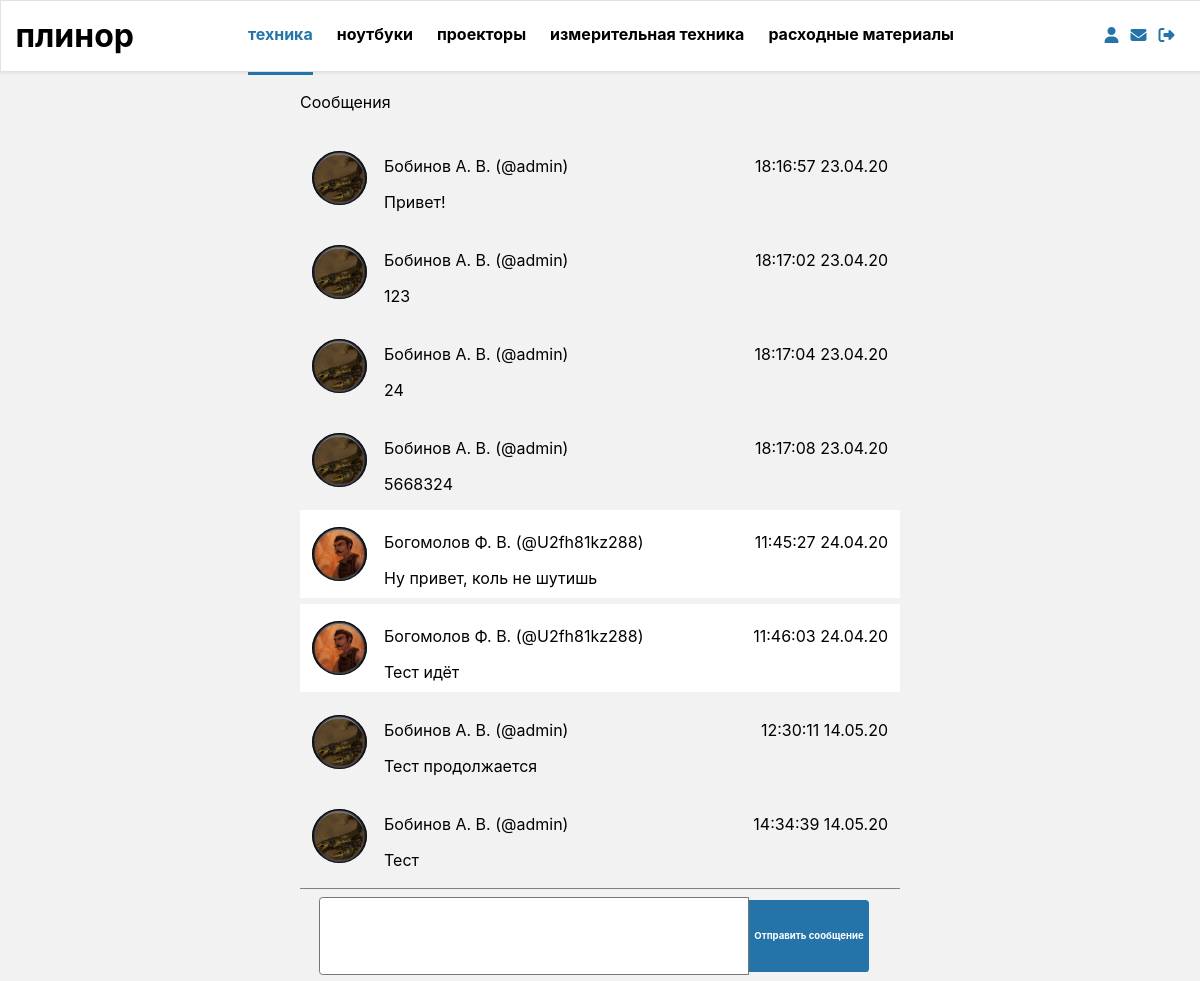
The page /mail/dialog/1 (signed in) on the database its author committed.
### tables this page shows
CREATE TABLE `message` (
  `id` int(11) NOT NULL,
  `id_author` int(11) NOT NULL,
  `id_reader` int(11) NOT NULL,
  `theme` text NOT NULL,
  `content` text NOT NULL,
  `mdate` int(11) NOT NULL,
  `status` int(11) NOT NULL
);

CREATE TABLE `users` (
  `id` int(11) NOT NULL,
  `login` text,
  `password` text,
  `r_name` text,
  `r_surname` text,
  `r_secname` text,
  `email` text,
  `mode` int(11) DEFAULT NULL,
  `avatar` text
);

### bizz/view/view_form.php (called while the page is built)
<?php
include "bizz/view/view_hat.php";
include "bizz/view/view_menu.php";
include "bizz/view/$content_view";

### bizz/core/view.php (called while the page is built)
<?php
class View
{
    function generate($content_view, $template_view, $data = null)
    {
        include 'bizz/view/'.$template_view;
    }
}

### bizz/controler/controller_mail.php (called while the page is built, shortened)
<?php
class Controller_mail extends Controller
{
    var $model_mail=NULL;
    public function __construct($way)
    {
        $this->model_mail = new Model_mail();
    }
    function action_dialog()
    {
        $data['user']=$this->way[4];
        $data['mess']=$this->model_mail->find_mess($data['user']);
        $this->view->generate('view_dialog.php', 'view_form.php',$data);
    }
}

### bizz/bootstrap.php (called while the page is built, shortened)
<?php
require_once 'core/mysql.php';
require_once 'core/model.php';
require_once 'core/view.php';
Route::start($routes);

### index.php (called while the page is built, shortened)
<?php
$routes = explode('/', $_SERVER['SERVER_NAME'].$_SERVER['REQUEST_URI']);
require_once 'bizz/bootstrap.php';

### bizz/core/model.php (called while the page is built, shortened)
<?php
class Model
{
    function __construct()
    {
        $this->db = new MySQL("localhost", "root","root","plinor");
    }
}

### bizz/core/MySQL.php (called while the page is built)
<?php
class MySQL extends mysqli
{
    public static $request=array();
    public  function query($req,$resultmode = MYSQLI_STORE_RESULT){
        array_unshift(self::$request,$req);
        return parent::query($req);
    }
}

### bizz/model/model_mail.php (called while the page is built, shortened)
<?php
class Model_mail extends Model
{
    public function find_person()
    {
        $result = $this->db->query("SELECT id_user FROM hash WHERE hash='{$_COOKIE["hash"]}'");
        $myresult = mysqli_fetch_row($result);
        if (isset($myresult)) {
            $myresult = $this->db->query("SELECT * FROM users WHERE id='$myresult[0]'");
        }
        $myresult = mysqli_fetch_row($myresult);
        if (isset($myresult)) {
            return $myresult;
        }
    }
       public function find_mess($man){
            $info=array();
            $all_mess=array();
           $me=$this->find_person();
           $info_man=$this->db->query("select * from users where id=$man");
           $info_man=mysqli_fetch_row($info_man);
           $info_me=$this->db->query("select * from users where id=$me[0]");
           $info_me=mysqli_fetch_row($info_me);
           $info[]=$info_man;
           $info[]=$info_me;
           $return[]=$info;
           $left_mess=$this->db->query("select * from message where id_author=$man and id_reader=$me[0]");
           if($me[0]!=$man){
               $right_mess=$this->db->query("select * from message where id_author=$me[0] and id_reader=$man");
                while($row=mysqli_fetch_row($right_mess)){
               $all_mess[]=$row;
                 }}
           while($row=mysqli_fetch_row($left_mess)){
                $all_mess[]=$row;
           }
           for($j=0;$j<count($all_mess);$j++){
           for($i=0;$i<count($all_mess)-1;$i++){
               $wallet=$all_mess[$i+1];
                if($all_mess[$i][5]>$all_mess[$i+1][5]){
                    $all_mess[$i+1]=$all_mess[$i];
                    $all_mess[$i]=$wallet;
                }
           }}
           $return[]=$all_mess;
           return $return;
    }
}

### bizz/view/view_dialog.php (the view, shortened to what this page needs)
<article class="mail_art">
    <p>Сообщения</p>
    <?php $flag=0;?>
    <div class="mail_all">
        <?php for($i=0;$i<count($data['mess'][1]);$i++):?>
        <div class="mail_dialog  <?php if($data['mess'][0][1][0]==$data['mess'][1][$i][1]){ echo 'me'; $flag=1;} else{ $flag=0;}?>">
            <img src="<?php echo URL_BASE."/".$data['mess'][0][$flag][8];?>" class="mail_photo">
            <div>
                <div class="row mail_hat">
                    <p><?php echo $data['mess'][0][$flag][4]." ".mb_substr($data['mess'][0][$flag][3], 0, 1).". ".mb_substr($data['mess'][0][$flag][5], 0, 1).". (@".$data['mess'][0][$flag][1].")"?></p>
                    <p class="mail_date"><?php echo date('H:i:s d.m.y',$data['mess'][1][$i][5]);?></p>
                </div>
                <p class="mail_message"><?php echo $data['mess'][1][$i][4];?></p>
            </div>
        </div>
        <?php endfor;?>
        <form action="<?php echo URL_BASE."/mail/send/".$data['user'];?>" method="post" name="send">
            <textarea type="text" class="mail_ss" name="message" placeholder="Сообщение">
            </textarea>
            <input type="submit" class="add_button mail_small" value="Отправить сообщение">
        </form>
    </div>
</article>

### css/landing.css (style rules this page uses)
html { height: 100%; margin: 0; padding: 0; }
article { margin: 0 auto; margin-top: 70px; position: relative; width: 65vw; padding: 0.5vw 1vw; display: flex; flex-direction: column; font-family: -apple-system, BlinkMacSystemFont, "Segoe UI", Roboto, "Helvetica Neue", Arial, "Noto Sans", serif; height: 100%; }
article div { margin: 0.5vw 0vw 0 0; }

### css/menu.css (style rules this page uses)
body { font-family: PF Regal, PF Regal Text Pro, Georgia, serif; margin: 0 0; background: rgb(242, 242, 242); overflow-x: hidden; }

### css/art_man.css (style rules this page uses)
.add_button { color: white; background: #2574A9; font-family: -apple-system, BlinkMacSystemFont, "Segoe UI", Roboto, "Helvetica Neue", Arial, "Noto Sans", serif; font-size: 16px; font-weight: 500; border: 0; border-radius: 4px; width: 200px; height: 32px; margin: 0 1vw; }

### css/cabinet.css (style rules this page uses)
.row { display: flex; flex-direction: row; }

### css/mail.css (style rules this page uses)
.mail_art { width: 50%; }
.mail_art input { font-weight: bold; border: 0; border-radius: 0.3vw; font-size: 0.8vw; }
.mail_all { margin: 0; }
.mail_dialog { display: flex; flex-direction: row; align-items: center; padding:0.5vw 1vw; position: relative; }
.mail_dialog div { margin: 0; }
.mail_photo { background: gray; width: 5vw; height: 4.5vw; border-radius: 50%; margin-right: 3%; }
.mail_hat { width: 42vw; justify-content: space-between; }
.mail_message { margin: 0; height: 2vw; }
.mail_art .mail_small { width: 8vw; height: 2vw; margin-left: 0; border-radius: 0; padding: 0; border-top-right-radius: 0.3vw; border-bottom-right-radius:0.3vw; display: inline-block; }
.mail_art .mail_ss { width: 20vw; height: 2vw; margin-left: 0; border-radius: 0; border-top-left-radius: 0.3vw; border-bottom-left-radius:0.3vw; display: inline-block; padding-left: 0.5vw; }
.mail_art [name='send'] { display: flex; flex-direction: row; letter-spacing : -.36em; justify-items: center; justify-content: center; align-items: center; align-content: center; }
.mail_art [name='send'] textarea { width: 70%; height: 6vw; resize: none; }
.mail_art [name='send'] .mail_small { width: 10vw; height: 6vw; }
.mail_art .me { background: white; }

### rows shown on the page
message: mdate "18:16:57 23.04.20", content "Привет!"
message: mdate "18:17:02 23.04.20", content "123"
message: mdate "18:17:04 23.04.20", content "24"
message: mdate "18:17:08 23.04.20", content "5668324"
users: avatar (picture), r_surname "Богомолов", mb_substr($data['mess'][0][$flag][3], 0, 1) "Ф", mb_substr($data['mess'][0][$flag][5], 0, 1) "В", login "U2fh81kz288"
message: mdate "11:45:27 24.04.20", content "Ну привет, коль не шутишь"
message: mdate "11:46:03 24.04.20", content "Тест идёт"
message: mdate "12:30:11 14.05.20", content "Тест продолжается"
message: mdate "14:34:39 14.05.20", content "Тест"

### other values the page prints
$data['mess'][0][$flag][4] "Бобинов"
mb_substr($data['mess'][0][$flag][3], 0, 1) "А"
mb_substr($data['mess'][0][$flag][5], 0, 1) "В"
$data['mess'][0][$flag][1] "admin"
